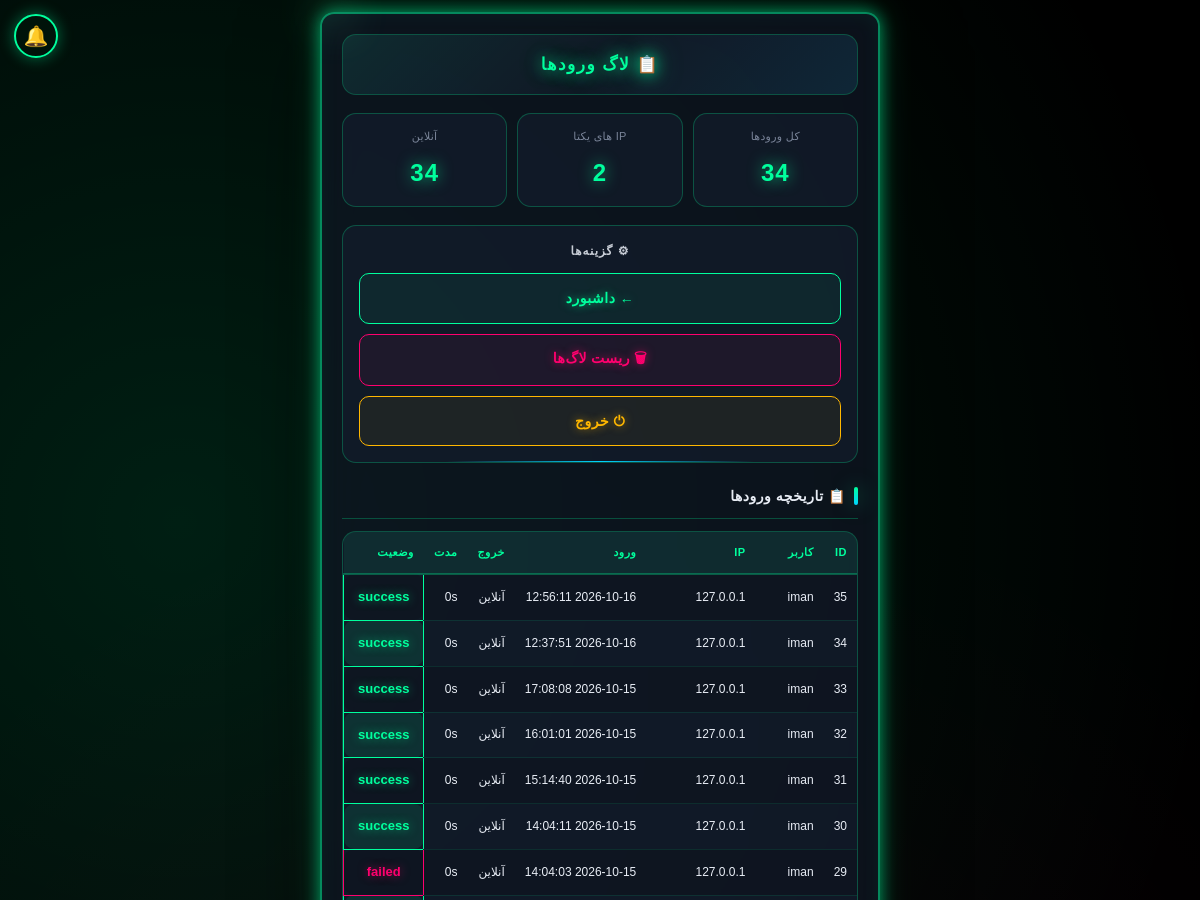
/admin/logs (signed in, upper part), run on an earlier commit of the app's database.
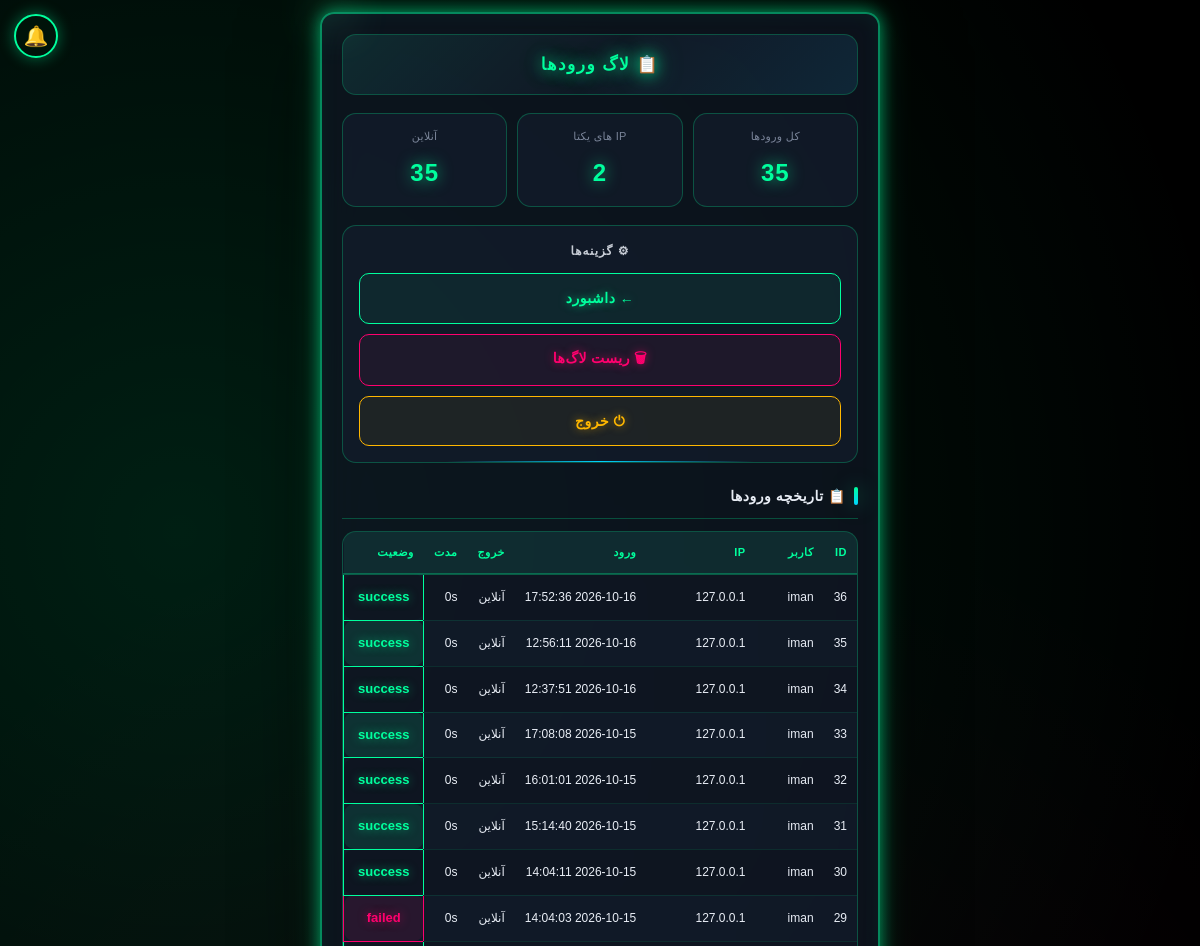
And on a later commit of the database.
### tables this page shows
CREATE TABLE login_logs (
        id INTEGER PRIMARY KEY AUTOINCREMENT,
        user_id INTEGER, username TEXT, ip TEXT, user_agent TEXT,
        login_time TIMESTAMP DEFAULT CURRENT_TIMESTAMP,
        logout_time TIMESTAMP, duration_seconds INTEGER DEFAULT 0,
        status TEXT DEFAULT 'success');

### app.py (the view)
@app.route("/admin/logs")
@admin_required
def admin_logs():
    return render_template("admin_logs.html",
        logs=get_all_logins(200),
        stats=get_login_stats())

### app.py (called while the page is built)
@app.context_processor
def inject_global_settings():
    try:
        if session.get("is_admin"):
            s = get_admin_settings()
        elif session.get("user_id"):
            s = get_user_settings(session["user_id"])
        else:
            s = {"avatar": None, "bg": None, "theme": "neon"}
    except Exception:
        s = {"avatar": None, "bg": None, "theme": "neon"}
    return {"current_settings": s}

@app.after_request
def _security_headers(response):
    if response.content_type and 'text/html' in response.content_type:
        response.headers["Cache-Control"] = "no-store, no-cache, must-revalidate, max-age=0"
        response.headers["Pragma"] = "no-cache"
        response.headers["Expires"] = "0"
    """هدرهای امنیتی"""
    response.headers["X-Content-Type-Options"] = "nosniff"
    response.headers["X-Frame-Options"] = "SAMEORIGIN"
    response.headers["X-XSS-Protection"] = "1; mode=block"
    response.headers["Referrer-Policy"] = "no-referrer"
    response.headers["Permissions-Policy"] = "geolocation=(), microphone=(), camera=()"
    return response

### database.py (called while the page is built)
def get_admin_settings():
    return get_user_settings(ADMIN_ID)

### templates/admin_logs.html (shortened to what this page needs)
<!DOCTYPE html>
<html lang="fa" dir="rtl">
<head>
    <link rel="stylesheet" href="/static/style.css">
<link href="https://cdn.jsdelivr.net/gh/rastikerdar/vazirmatn@v33.003/Vazirmatn-font-face.css" rel="stylesheet">
<link rel="stylesheet" href="/static/scroll-fix.css"><link rel="icon" type="image/png" href="/static/icons/icon-192.png"><link rel="apple-touch-icon" href="/static/apple-touch-icon.png"></head>
<body class="matrix-bg">
    <div class="container">
        <div class="header-bar">
            <div class="header-title">📋 لاگ ورودها</div>
        </div>
        <div class="stats">
            <div class="stat-box">
                <span class="stat-label">کل ورودها</span>
                <span class="stat-value">{{ stats.total }}</span>
            </div>
            <div class="stat-box">
                <span class="stat-label">IP های یکتا</span>
                <span class="stat-value">{{ stats.unique_ips }}</span>
            </div>
            <div class="stat-box">
                <span class="stat-label">آنلاین</span>
                <span class="stat-value">{{ stats.online }}</span>
            </div>
        </div>
        <div class="footer-box">
            <div class="footer-title">⚙ گزینه‌ها</div>
            <div class="footer-actions">
                <a href="/admin/dashboard" class="btn-nav">← داشبورد</a>
                <button type="button" class="btn-reset" onclick="openClearModal()">🗑 ریست لاگ‌ها</button>
                <a href="/admin/logout" class="btn-nav btn-logout">⏻ خروج</a>
            </div>
        </div>
        <h2>📋 تاریخچه ورودها</h2>
        <div class="table-wrap">
            <table>
                <tr>
                    <th>ID</th>
                    <th>کاربر</th>
                    <th>IP</th>
                    <th>ورود</th>
                    <th>خروج</th>
                    <th>مدت</th>
                    <th>وضعیت</th>
                </tr>
                {% for row in logs %}
                <tr>
                    <td>{{ row[0] }}</td>
                    <td>{{ row[2] }}</td>
                    <td>{{ row[3] }}</td>
                    <td>{{ row[5] }}</td>
                    <td>{{ row[6] or 'آنلاین' }}</td>
                    <td>{{ row[7] }}s</td>
                    <td class="{{ 'success' if row[8]=='success' else 'error' }}">{{ row[8] }}</td>
                </tr>
                {% endfor %}
            </table>
        </div>
    </div>
{% include "_global_bg.html" %}
<a href="#" id="notifBellLink" class="notif-bell" title="اعلان‌ها">
🔔
</a>
</body>
</html>

What changed in the data, as far as the page shows it:
added login_logs: id "36", username "iman", ip "127.0.0.1", login_time "2026-10-16 17:52:36", row "آنلاین", duration_seconds "0", status "success"
Also different on the page:
{{ stats.total }}: "34" → "35"
{{ stats.online }}: "34" → "35"
